Frame 1 (no input): blank canvas, image omitted
Frame 60 (no input): blank canvas, image omitted
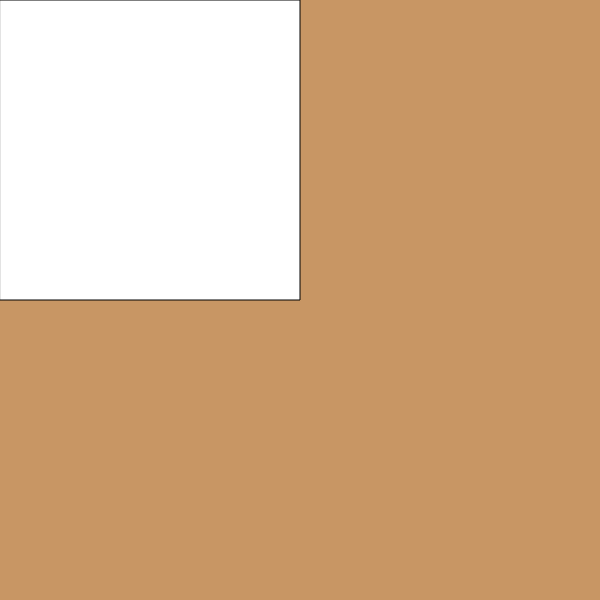
Frame 120 (the mouse pressed at the canvas centre since frame 60)

The p5.js sketch whose frames 1 and 60 were blank and that drew this single picture after the mouse press (run headless with seeded random() and noise() and a simulated clock; from frame 60 on, the mouse is pressed at the canvas centre):

// p5.js sketch
// ── sketch.js
function setup() {
    createCanvas(600, 600);
}

function draw() {
    background(200, 150, 100);

    rect(0, 0, mouseX, mouseY);
}
